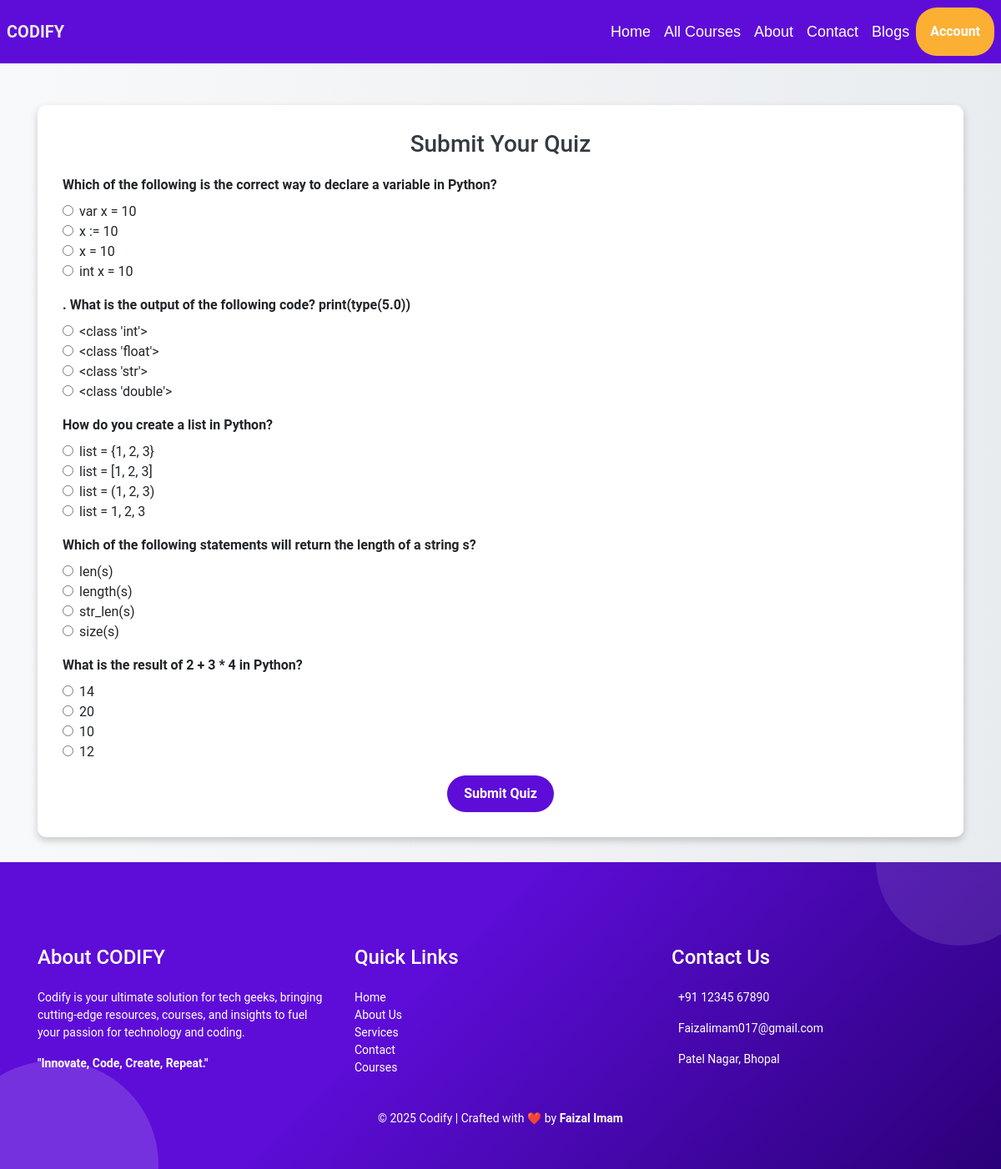
The page /submit_quiz/1 on the database its author committed.
### models.py (models this page shows)
class Question(Base):
    __tablename__ = 'questions'
    id = Column(Integer, primary_key=True)
    question_text = Column(String(255), nullable=False)
    option_1 = Column(String(100), nullable=False)
    option_2 = Column(String(100), nullable=False)
    option_3 = Column(String(100), nullable=False)
    option_4 = Column(String(100), nullable=False)
    correct_option = Column(Integer, nullable=False)
    quiz_id = Column(Integer, ForeignKey('quizzes.id', ondelete='CASCADE'), nullable=False)
    quiz = relationship('Quiz', back_populates='questions')
    user_answers = relationship('UserAnswer', back_populates='question', cascade="all, delete-orphan")  # Add this line

### app.py (the view, shortened to what this page needs)
@app.route('/submit_quiz/<int:quiz_id>', methods=['GET', 'POST'])
def submit_quiz(quiz_id):
    session_id = session.get('id')  # Get the user's ID from the session
    quiz = db_session.query(Quiz).filter_by(id=quiz_id).first()
    if not quiz:
        return "Quiz not found", 404
    return render_template('submit_quiz.html', quiz=quiz)

### templates/submit_quiz.html (shortened to what this page needs)
<!DOCTYPE html>
<html lang="en">
<head>
    <link rel="stylesheet" href="https://cdn.jsdelivr.net/npm/bootstrap@4.6.2/dist/css/bootstrap.min.css">
</head>
<body>
    {% include 'nav.html' %}
    <div class="container">
        <div class="quiz-card">
            <h1>Submit Your Quiz</h1>
            <form action="{{ url_for('submit_quiz', quiz_id=quiz.id) }}" method="POST">
                {% for question in quiz.questions %}
                <div class="form-group">
                    <label><strong>{{ question.question_text }}</strong></label>
                    <div class="form-check">
                        <input class="form-check-input" type="radio" name="question_{{ question.id }}" value="1" required>
                        <label class="form-check-label">{{ question.option_1 }}</label>
                    </div>
                    <div class="form-check">
                        <input class="form-check-input" type="radio" name="question_{{ question.id }}" value="2">
                        <label class="form-check-label">{{ question.option_2 }}</label>
                    </div>
                    <div class="form-check">
                        <input class="form-check-input" type="radio" name="question_{{ question.id }}" value="3">
                        <label class="form-check-label">{{ question.option_3 }}</label>
                    </div>
                    <div class="form-check">
                        <input class="form-check-input" type="radio" name="question_{{ question.id }}" value="4">
                        <label class="form-check-label">{{ question.option_4 }}</label>
                    </div>
                </div>
                {% endfor %}
                <div class="text-center">
                    <button type="submit" class="btn btn-primary">Submit Quiz</button>
                </div>
            </form>
        </div>
    </div>
    {% include 'footer.html' %}
</body>
</html>

### templates/submit_quiz.html (style rules this page uses)
body { background: linear-gradient(to right, #f8f9fa, #e9ecef); font-family: 'Roboto', sans-serif; }
.container { margin-top: 50px; }
.quiz-card { background: white; border-radius: 10px; padding: 30px; box-shadow: 0 4px 10px rgba(0, 0, 0, 0.2); }
.quiz-card h1 { font-size: 28px; color: #343a40; margin-bottom: 20px; text-align: center; }
.form-check-label { font-size: 16px; }
.btn-primary { background-color: #5e0dd9; border: none; border-radius: 25px; padding: 10px 20px; font-size: 16px; font-weight: bold; }

### rows shown on the page
Question: question_text "Which of the following is the correct way to declare a variable in Python?", option_1 "var x = 10", option_2 "x := 10", option_3 "x = 10", option_4 "int x = 10"
Question: question_text ". What is the output of the following code? print(type(5.0))", option_1 "<class 'int'>", option_2 "<class 'float'>", option_3 "<class 'str'>", option_4 "<class 'double'>"
Question: question_text "How do you create a list in Python?", option_1 "list = {1, 2, 3}", option_2 "list = [1, 2, 3]", option_3 "list = (1, 2, 3)", option_4 "list = 1, 2, 3"
Question: question_text "Which of the following statements will return the length of a string s?", option_1 "len(s)", option_2 "length(s)", option_3 "str_len(s)", option_4 "size(s)"
Question: question_text "What is the result of 2 + 3 * 4 in Python?", option_1 "14", option_2 "20", option_3 "10", option_4 "12"
